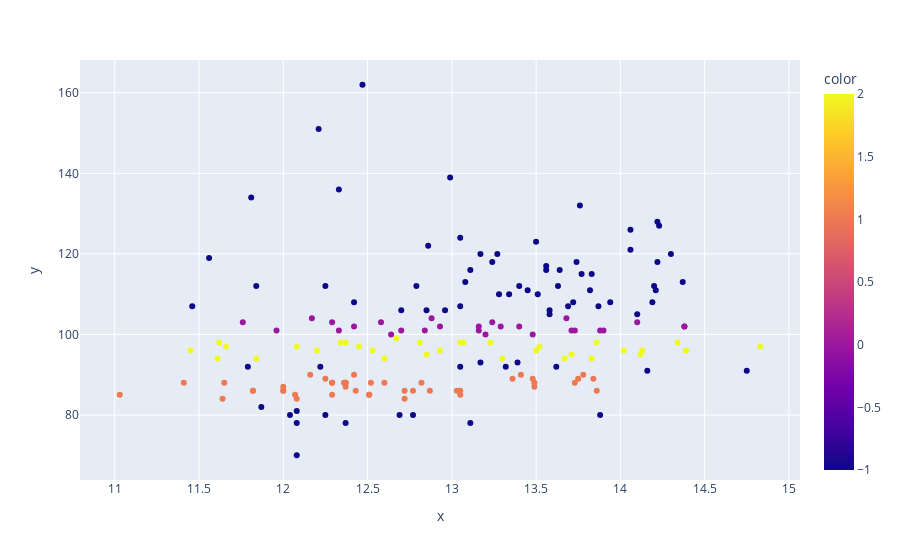

Notebook code cell kept with this figure:
### Code cell
fig=px.scatter(x=ac,y=mg,color=data['cluster'])
fig.show()

### Figure 1 — Plotly figure (JSON) as saved in the notebook; plotly's stock layout.template omitted (floating-point values rounded to 4 significant figures; data arrays with more than 128 entries replaced by an {"elided": "..."} marker saying what was removed)
{"data": [{"hovertemplate": "x=%{x}<br>y=%{y}<br>color=%{marker.color}<extra></extra>", "legendgroup": "", "marker": {"color": {"elided": "178 int values"}, "coloraxis": "coloraxis", "symbol": "circle"}, "mode": "markers", "name": "", "orientation": "v", "showlegend": false, "type": "scatter", "x": {"elided": "178 float values"}, "xaxis": "x", "y": {"elided": "178 int values"}, "yaxis": "y"}], "layout": {"coloraxis": {"colorbar": {"title": {"text": "color"}}, "colorscale": [[0, "#0d0887"], [0.1111, "#46039f"], [0.2222, "#7201a8"], [0.3333, "#9c179e"], [0.4444, "#bd3786"], [0.5556, "#d8576b"], [0.6667, "#ed7953"], [0.7778, "#fb9f3a"], [0.8889, "#fdca26"], [1, "#f0f921"]]}, "legend": {"tracegroupgap": 0}, "margin": {"t": 60}, "xaxis": {"anchor": "y", "domain": [0, 1], "title": {"text": "x"}}, "yaxis": {"anchor": "x", "domain": [0, 1], "title": {"text": "y"}}}}
